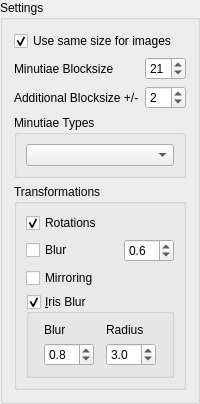
           <widget class="QGroupBox" name="groupBox_marker_settings">
            <property name="title">
             <string>Settings</string>
            </property>
            <layout class="QVBoxLayout" name="verticalLayout_67">
             <item>
              <widget class="QCheckBox" name="checkBox_marker_useUniqueSize">
               <property name="text">
                <string>Use same size for images</string>
               </property>
               <property name="checked">
                <bool>true</bool>
               </property>
              </widget>
             </item>
             <item>
              <layout class="QHBoxLayout" name="horizontalLayout_minutiaeBlocksize">
               <item>
                <widget class="QLabel" name="label_minutiaeBlockSize">
                 <property name="sizePolicy">
                  <sizepolicy hsizetype="Preferred" vsizetype="Preferred">
                   <horstretch>0</horstretch>
                   <verstretch>0</verstretch>
                  </sizepolicy>
                 </property>
                 <property name="text">
                  <string>Minutiae Blocksize</string>
                 </property>
                </widget>
               </item>
               <item>
                <widget class="QSpinBox" name="spinBox_minutiaeBlockSize">
                 <property name="sizePolicy">
                  <sizepolicy hsizetype="Fixed" vsizetype="Fixed">
                   <horstretch>0</horstretch>
                   <verstretch>0</verstretch>
                  </sizepolicy>
                 </property>
                 <property name="value">
                  <number>21</number>
                 </property>
                </widget>
               </item>
              </layout>
             </item>
             <item>
              <layout class="QHBoxLayout" name="horizontalLayout_25">
               <item>
                <widget class="QLabel" name="label_additionalBlocks">
                 <property name="sizePolicy">
                  <sizepolicy hsizetype="Preferred" vsizetype="Preferred">
                   <horstretch>0</horstretch>
                   <verstretch>0</verstretch>
                  </sizepolicy>
                 </property>
                 <property name="text">
                  <string>Additional Blocksize +/-</string>
                 </property>
                </widget>
               </item>
               <item>
                <widget class="QSpinBox" name="spinBox_additionalBlocks">
                 <property name="sizePolicy">
                  <sizepolicy hsizetype="Fixed" vsizetype="Fixed">
                   <horstretch>0</horstretch>
                   <verstretch>0</verstretch>
                  </sizepolicy>
                 </property>
                 <property name="value">
                  <number>2</number>
                 </property>
                </widget>
               </item>
              </layout>
             </item>
             <item>
              <widget class="QGroupBox" name="groupBox_minutiaeType">
               <property name="title">
                <string>Minutiae Types</string>
               </property>
               <layout class="QVBoxLayout" name="verticalLayout_2">
                <item>
                 <widget class="QComboBox" name="comboBox_minutiaeTypes">
                  <property name="enabled">
                   <bool>true</bool>
                  </property>
                  <property name="editable">
                   <bool>false</bool>
                  </property>
                  <property name="currentIndex">
                   <number>-1</number>
                  </property>
                  <property name="maxVisibleItems">
                   <number>10</number>
                  </property>
                  <property name="minimumContentsLength">
                   <number>0</number>
                  </property>
                  <property name="iconSize">
                   <size>
                    <width>35</width>
                    <height>35</height>
                   </size>
                  </property>
                 </widget>
                </item>
               </layout>
              </widget>
             </item>
             <item>
              <widget class="QGroupBox" name="groupBox_transformations">
               <property name="title">
                <string>Transformations</string>
               </property>
               <layout class="QVBoxLayout" name="verticalLayout">
                <item>
                 <widget class="QCheckBox" name="checkBox_marker_rotations">
                  <property name="text">
                   <string>Rotations</string>
                  </property>
                  <property name="checked">
                   <bool>true</bool>
                  </property>
                 </widget>
                </item>
                <item>
                 <layout class="QHBoxLayout" name="horizontalLayout_17">
                  <item>
                   <widget class="QCheckBox" name="checkBox_marker_blur">
                    <property name="text">
                     <string>Blur</string>
                    </property>
                    <property name="checked">
                     <bool>false</bool>
                    </property>
                   </widget>
                  </item>
                  <item>
                   <spacer name="horizontalSpacer_9">
                    <property name="orientation">
                     <enum>Qt::Horizontal</enum>
                    </property>
                    <property name="sizeHint" stdset="0">
                     <size>
                      <width>40</width>
                      <height>20</height>
                     </size>
                    </property>
                   </spacer>
                  </item>
                  <item>
                   <widget class="QDoubleSpinBox" name="doubleSpinBox_marker_blur">
                    <property name="minimumSize">
                     <size>
                      <width>50</width>
                      <height>0</height>
                     </size>
                    </property>
                    <property name="maximumSize">
                     <size>
                      <width>50</width>
                      <height>16777215</height>
                     </size>
                    </property>
                    <property name="decimals">
                     <number>1</number>
                    </property>
                    <property name="minimum">
                     <double>0.100000000000000</double>
                    </property>
                    <property name="maximum">
                     <double>10.000000000000000</double>
                    </property>
                    <property name="singleStep">
                     <double>0.100000000000000</double>
                    </property>
                    <property name="value">
                     <double>0.600000000000000</double>
                    </property>
                   </widget>
                  </item>
                 </layout>
                </item>
                <item>
                 <widget class="QCheckBox" name="checkBox_marker_mirroring">
                  <property name="text">
                   <string>Mirroring</string>
                  </property>
                 </widget>
                </item>
                <item>
                 <widget class="QGroupBox" name="groupBox_marker_irisBlur">
                  <property name="enabled">
                   <bool>true</bool>
                  </property>
                  <property name="title">
                   <string>&amp;Iris Blur</string>
                  </property>
                  <property name="checkable">
                   <bool>true</bool>
                  </property>
                  <layout class="QGridLayout" name="gridLayout_7">
                   <item row="0" column="0">
                    <widget class="QLabel" name="label_irisBlur_blur">
                     <property name="text">
                      <string>Blur</string>
                     </property>
                    </widget>
                   </item>
                   <item row="0" column="1">
                    <widget class="QLabel" name="label_irisBlur_radius">
                     <property name="text">
                      <string>Radius</string>
                     </property>
                    </widget>
                   </item>
                   <item row="1" column="0">
                    <widget class="QDoubleSpinBox" name="doubleSpinBox_marker_irisBlur_blur">
                     <property name="minimumSize">
                      <size>
                       <width>50</width>
                       <height>0</height>
                      </size>
                     </property>
                     <property name="maximumSize">
                      <size>
                       <width>50</width>
                       <height>16777215</height>
                      </size>
                     </property>
                     <property name="decimals">
                      <number>1</number>
                     </property>
                     <property name="minimum">
                      <double>0.100000000000000</double>
                     </property>
                     <property name="maximum">
                      <double>10.000000000000000</double>
                     </property>
                     <property name="singleStep">
                      <double>0.100000000000000</double>
                     </property>
                     <property name="value">
                      <double>0.800000000000000</double>
                     </property>
                    </widget>
                   </item>
                   <item row="1" column="1">
                    <widget class="QDoubleSpinBox" name="doubleSpinBox_marker_irisBlur_radius">
                     <property name="minimumSize">
                      <size>
                       <width>50</width>
                       <height>0</height>
                      </size>
                     </property>
                     <property name="maximumSize">
                      <size>
                       <width>50</width>
                       <height>16777215</height>
                      </size>
                     </property>
                     <property name="decimals">
                      <number>1</number>
                     </property>
                     <property name="minimum">
                      <double>0.100000000000000</double>
                     </property>
                     <property name="maximum">
                      <double>10.000000000000000</double>
                     </property>
                     <property name="singleStep">
                      <double>0.100000000000000</double>
                     </property>
                     <property name="value">
                      <double>3.000000000000000</double>
                     </property>
                    </widget>
                   </item>
                  </layout>
                 </widget>
                </item>
               </layout>
              </widget>
             </item>
            </layout>
           </widget>
